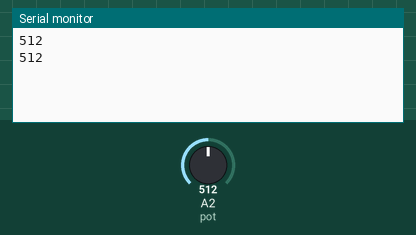
Recording of a sketch running on a simulated Arduino Uno, built with avr-gcc and run on an emulated ATmega328P. Parts: the last lines printed to the serial monitor. The inputs (shaded band) are chosen by the test bench; at power-on: A2 (pot) = 512.

Above: at 1.8 s.
1.9 s: A2 (pot) set to 716
At 2.8 s:
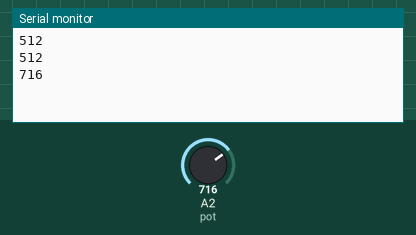
3.4 s: A2 (pot) set to 900
At 4.4 s:
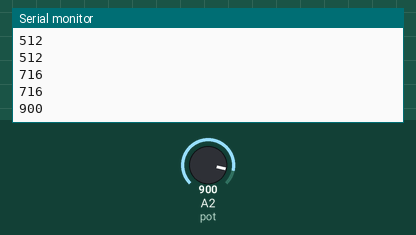
Timing chart, 0 to 6.4 s (numbered marks = the images above; inputs shaded):
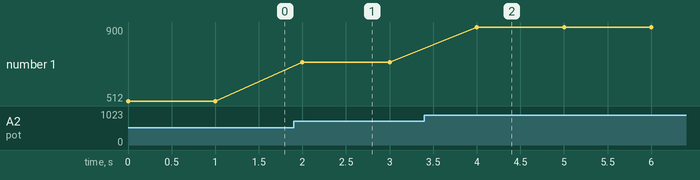

The sketch:

arduino-padawan-potenciometro.ino
```cpp
const int pot = A2;

void setup() {
    pinMode(pot, INPUT);
    Serial.begin(9600);
}

void loop() {
    Serial.println(analogRead(pot));
    delay(1000);
}
```

Measured:
- after the input at 1.9 s, the serial monitor: prints a new line after 0.10 s (image 1)
- after the input at 3.4 s, the serial monitor: prints a new line after 0.60 s (image 2)
- plotted number 1: 512 → 716 after the input at 1.9 s, 716 → 900 after the input at 3.4 s
